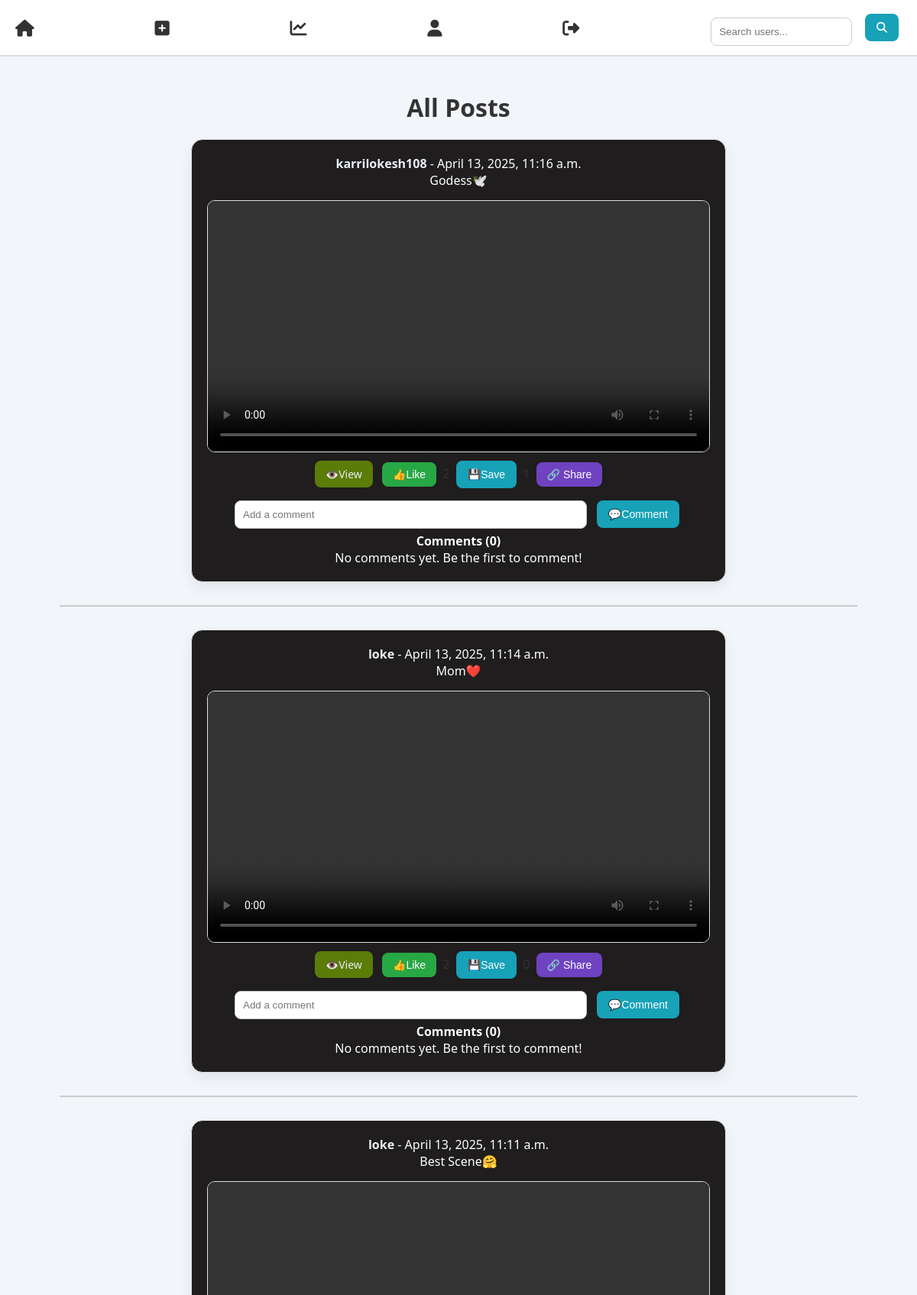
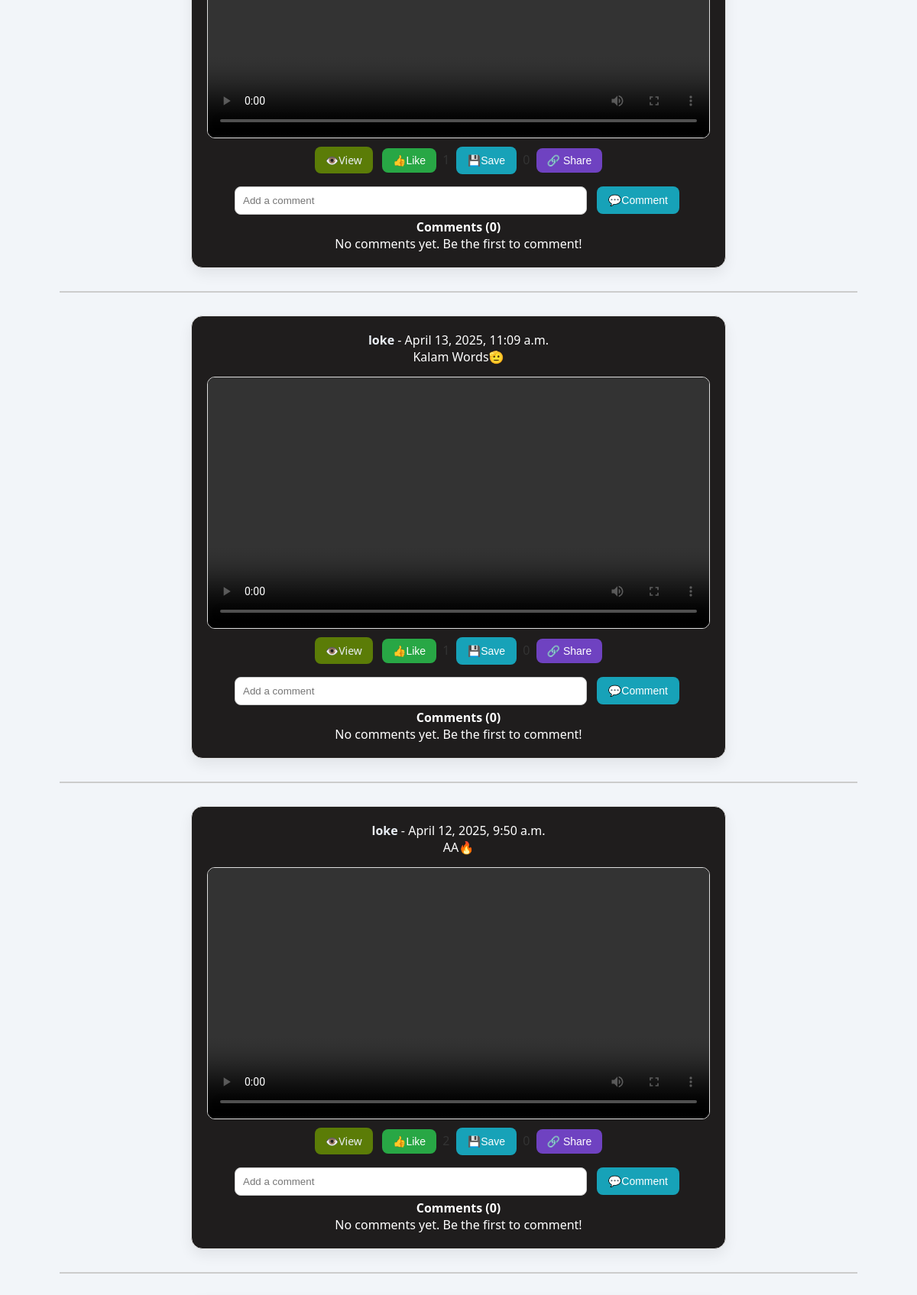
/posts/ (upper part), run on the app's committed database (2 pictures, top to bottom).
### posts/models.py (models this page shows, shortened)
class Post(models.Model):
    user = models.ForeignKey(User, on_delete=models.CASCADE, related_name="posts")
    content = models.TextField()
    image = models.ImageField(upload_to="post_images/", null=True, blank=True)
    created_at = models.DateTimeField(auto_now_add=True)
    updated_at = models.DateTimeField(auto_now_add=True)
    video = models.FileField(upload_to="posts/videos/", blank=True, null=True)
    likes = models.ManyToManyField(User, related_name="liked_posts", blank=True)
    saved_by = models.ManyToManyField(User, related_name="saved_posts", blank=True)
    class Meta:
        ordering = ["-created_at"]  # Show latest posts first
        verbose_name_plural = "Posts"
    def total_likes(self):
        return self.likes.count()
    def total_saves(self):
        return self.saved_by.count()

### users/models.py (models this page shows, shortened)
class CustomUser(AbstractBaseUser, PermissionsMixin):
    name = models.CharField(max_length=20)
    email = models.EmailField(unique=True)
    age = models.IntegerField()
    phone= models.CharField(max_length=15, unique=True, null=True, blank=True)
    otp = models.CharField(max_length=6, null=True, blank=True)
    profile_pic = models.ImageField(upload_to='profile_pics/', null=True, blank=True, default="profile_pics/default-profile.png")
    username = models.CharField(max_length=30, unique=True, null=True, blank=True)
    bio = models.TextField(null=True, blank=True)
    first_name = models.CharField(max_length=30, null=True, blank=True)
    last_name = models.CharField(max_length=30, null=True, blank=True)
    gender = models.CharField(max_length=10, choices=[("Male", "Male"), ("Female", "Female"), ("Other", "Other")], null=True, blank=True)
    location = models.CharField(max_length=100, null=True, blank=True)
    linkedin = models.URLField(null=True, blank=True)
    github = models.URLField(null=True, blank=True)
    is_active = models.BooleanField(default=True)
    is_staff = models.BooleanField(default=False)
    firebase_uid = models.CharField(max_length=50, blank=True, null=True)
    followers = models.ManyToManyField('self', symmetrical=False, related_name='following', blank=True)
    objects = CustomUserManager()
    USERNAME_FIELD = "email"
    REQUIRED_FIELDS = ["name", "age", "phone"]

### posts/views.py (the view)
# urls.py: path('', PostListView.as_view(), name='post-list'),
class PostListView(ListView):
    model = Post
    template_name = 'posts/post_list.html'
    context_object_name = 'posts'
    ordering = ['-created_at']

### posts/templates/posts/post_list.html (shortened to what this page needs)
{% extends 'posts/base.html' %}
{% load static %}
{% block content %}
<link rel="stylesheet" href="{% static 'posts/post_list.css' %}">
<h2>All Posts</h2>
{% for post in posts %}
    <div class="post" data-post-id="{{ post.id }}">
        <p>
            <strong>
              <a href="{% url 'user-profile' post.user.username %}" class="username-link">
                {{ post.user.username }}
              </a>
            </strong>
            - {{ post.created_at }}
          </p>
        <p>{{ post.content }}</p>
        {% if post.video %}
        <video width="400" controls>
            <source src="{{ post.video.url }}" type="video/mp4">
        </video>
    {% endif %}
        <br>
        <a href="{% url 'post-detail' post.id %}" class="btn btn-primary">👁️View</a>
        <form action="{% url 'like-post' post.id %}" method="POST" style="display: inline;">
            <button class="like-btn" data-post-id="{{ post.id }}">
                {% if request.user in post.likes.all %}
                    👎UnLike
                {% else %}
                    👍Like
                {% endif %}
            </button>
            <span id="like-count-{{ post.id }}">{{ post.total_likes }}</span>
        </form>
        <form action="{% url 'save-post' post.id %}" method="POST" style="display: inline;">
            <button type="submit">
                {% if request.user in post.saved_by.all %}
                    ❌UnSave
                {% else %}
                    💾Save
                {% endif %}
            </button>
            <span>{{ post.total_saves }}</span>
        </form>
        <button class="share-btn" class="sh"
        data-title="Check this post"
        data-text="{{ post.content|truncatechars:100 }}"
        data-url="{{ request.build_absolute_uri|slice:':-1' }}{% url 'post-detail' post.id %}">
        🔗 Share
        </button>
        <form action="{% url 'add-comment' post.id %}" method="POST">
            <input type="text" name="content" placeholder="Add a comment" required>
            <button type="submit">💬Comment</button>
        </form>
        <p><strong>Comments ({{ post.comments.count }})</strong></p>
        {% if post.comments.exists %}
            <ul id="limited-comments-{{ post.id }}">
                {% for comment in post.comments.all|slice:"-2:" %}
                    <li><strong>{{ comment.user.username }}</strong>: {{ comment.content }}</li>
                {% endfor %}
            </ul>
            <ul id="full-comments-{{ post.id }}" style="display: none;">
                {% for comment in post.comments.all %}
                    <li><strong>{{ comment.user.username }}</strong>: {{ comment.content }}</li>
                {% endfor %}
            </ul>
            <button id="toggle-btn-{{ post.id }}">View all comments</button>
        {% else %}
            <p>No comments yet. Be the first to comment!</p>
        {% endif %}
    </div>
    <hr>
{% endfor %}
{% endblock %}

### posts/static/posts/base.css (style rules this page uses)
* { margin: 0; padding: 0; box-sizing: border-box; }
body { font-family: 'Segoe UI', Tahoma, Geneva, Verdana, sans-serif; background-color: #f5f6fa; color: #333; }

### posts/static/posts/post_list.css (style rules this page uses)
body { font-family: 'Segoe UI', Tahoma, Geneva, Verdana, sans-serif; background-color: #f2f5f9; margin: 0; padding: 0; }
h2 { text-align: center; margin-top: 25px; font-size: 2rem; color: #333; }
p { color: white; }
.post { background-color: #1f1d1d; padding: 20px; margin: 20px auto; border-radius: 15px; box-shadow: 0 8px 18px rgba(0, 0, 0, 0.07); width: 90%; max-width: 700px; box-sizing: border-box; border: 1px solid #e0e0e0; transition: transform 0.2s ease; text-align: center; }
.post a { text-decoration: none; color: #e9eef4; }
.username-link, .created-at { color: rgb(19, 18, 18); font-weight: bold; }
.post img, .post video { width: 100%; height: auto; margin-top: 15px; border-radius: 10px; border: 1px solid #ddd; }
.btn, .like-btn, button[type="submit"], button[id^="toggle-btn-"], .share-btn { padding: 8px 14px; margin: 6px 4px; border-radius: 8px; font-size: 14px; cursor: pointer; transition: background-color 0.2s ease; border: none; }
.btn-primary { background-color: #5b7c07; color: #fff; }
.like-btn { background-color: #28a745; color: #fff; }
button[type="submit"] { background-color: #17a2b8; color: #fff; }
.share-btn { background-color: #6f42c1; color: #fff; }
form input[type="text"] { width: 70%; padding: 10px; margin-top: 10px; margin-right: 5px; border: 1px solid #ccc; border-radius: 8px; box-sizing: border-box; }
form button[type="submit"] { padding: 10px 15px; }
hr { margin: 30px auto; width: 90%; border: 1px solid #ccc; }

### data on the page
Post: user.username "karrilokesh108", created_at "April 13, 2025, 11:16 a.m.", content "Godess🕊️", shows "👍Like", total_likes "2", shows "💾Save", total_saves "1", comments.count "0", shows "No comments yet. Be the first to comment!"
Post: user.username "loke", created_at "April 13, 2025, 11:14 a.m.", content "Mom❤️", shows "👍Like", total_likes "2", shows "💾Save", total_saves "0", comments.count "0", shows "No comments yet. Be the first to comment!"
Post: user.username "loke", created_at "April 13, 2025, 11:11 a.m.", content "Best Scene🤗", shows "👍Like", total_likes "1", shows "💾Save", total_saves "0", comments.count "0", shows "No comments yet. Be the first to comment!"
Post: user.username "loke", created_at "April 13, 2025, 11:09 a.m.", content "Kalam Words🫡", shows "👍Like", total_likes "1", shows "💾Save", total_saves "0", comments.count "0", shows "No comments yet. Be the first to comment!"
Post: user.username "loke", created_at "April 12, 2025, 9:50 a.m.", content "AA🔥", shows "👍Like", total_likes "2", shows "💾Save", total_saves "0", comments.count "0", shows "No comments yet. Be the first to comment!"
